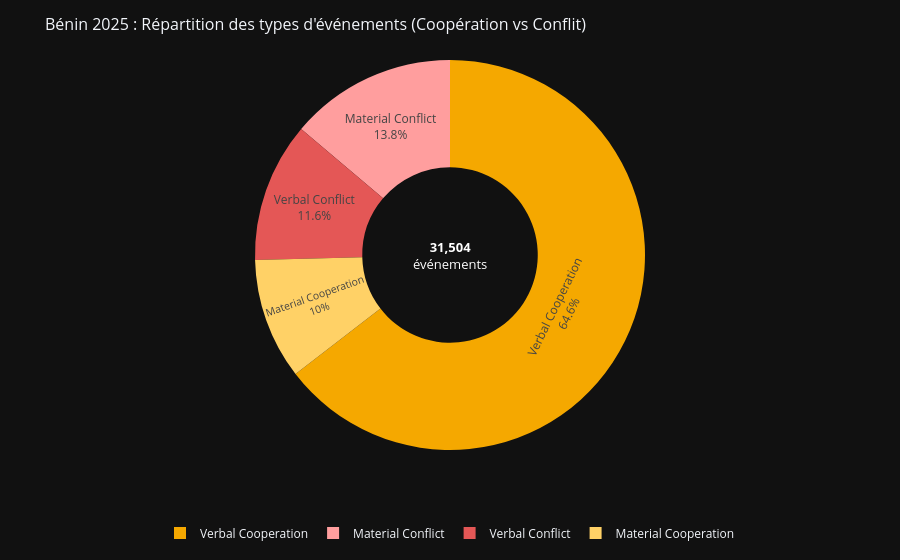

The code cell stored with this chart in its notebook:
### Code cell
# ── Palette centralisée ─────────────────────────────────────────────
# ── Palette centralisée — Jaune (Coopération) & Rouge (Conflit) ─────
COLOR_COOP_DARK  = "#F5A800"   # Jaune ambré foncé  — Verbal Cooperation
COLOR_COOP_LIGHT = "#FFD166"   # Jaune doux clair   — Material Cooperation
COLOR_CONF_DARK  = "#E45756"   # Rouge vif foncé    — Verbal Conflict
COLOR_CONF_LIGHT = "#FF9E9E"   # Rouge rosé clair   — Material Conflict

# ── Query ───────────────────────────────────────────────────────────
query_donut = f"""
SELECT
    QuadClass_Label,
    interaction_type,
    COUNT(*) AS nb_events
FROM `{PROJECT_ID}.{DATASET_ID}.events_clean`
WHERE QuadClass_Label IS NOT NULL
GROUP BY QuadClass_Label, interaction_type
ORDER BY nb_events DESC
"""
df_donut = charger_donnees(query_donut)

# ── Palette fixe sur les 4 labels GDELT ─────────────────────────────
color_map_donut = {
    "Verbal Cooperation":   COLOR_COOP_DARK,
    "Material Cooperation": COLOR_COOP_LIGHT,
    "Verbal Conflict":      COLOR_CONF_DARK,
    "Material Conflict":    COLOR_CONF_LIGHT
}

# ── KPIs ─────────────────────────────────────────────────────────────
total = df_donut["nb_events"].sum()

# ── Figure ───────────────────────────────────────────────────────────
fig_donut = px.pie(
    df_donut,
    names="QuadClass_Label",
    values="nb_events",
    hole=0.45,
    title="Bénin 2025 : Répartition des types d'événements (Coopération vs Conflit)",
    color="QuadClass_Label",
    color_discrete_map=color_map_donut
)

fig_donut.update_traces(
    textposition="inside",
    textinfo="percent+label",
    hovertemplate=(
        "<b>%{label}</b><br>"
        "Événements : %{value:,}<br>"
        "Part : %{percent:.1%}"
        "<extra></extra>"
    )
)

fig_donut.update_layout(
    template="plotly_dark",
    showlegend=True,
    legend=dict(orientation="h", yanchor="bottom", y=-0.25, xanchor="center", x=0.5),
    annotations=[dict(
        text=f"<b>{total:,}</b><br>événements",
        x=0.5, y=0.5,
        font=dict(size=13, color="white"),
        showarrow=False
    )],
    title=dict(font=dict(size=16)),
    margin=dict(t=60, b=80, l=20, r=20)
)

fig_donut.show()

### Figure 1 — Plotly figure (JSON) as saved in the notebook; plotly's stock layout.template omitted (floating-point values rounded to 4 significant figures)
{"data": [{"customdata": [["Verbal Cooperation"], ["Material Conflict"], ["Verbal Conflict"], ["Material Cooperation"]], "domain": {"x": [0, 1], "y": [0, 1]}, "hole": 0.45, "hovertemplate": "<b>%{label}</b><br>Événements : %{value:,}<br>Part : %{percent:.1%}<extra></extra>", "labels": ["Verbal Cooperation", "Material Conflict", "Verbal Conflict", "Material Cooperation"], "legendgroup": "", "marker": {"colors": ["#F5A800", "#FF9E9E", "#E45756", "#FFD166"]}, "name": "", "showlegend": true, "textinfo": "percent+label", "textposition": "inside", "type": "pie", "values": [20337, 4354, 3648, 3165]}], "layout": {"annotations": [{"font": {"color": "white", "size": 13}, "showarrow": false, "text": "<b>31,504</b><br>événements", "x": 0.5, "y": 0.5}], "legend": {"orientation": "h", "tracegroupgap": 0, "x": 0.5, "xanchor": "center", "y": -0.25, "yanchor": "bottom"}, "margin": {"b": 80, "l": 20, "r": 20, "t": 60}, "showlegend": true, "title": {"font": {"size": 16}, "text": "Bénin 2025 : Répartition des types d'événements (Coopération vs Conflit)"}}}
